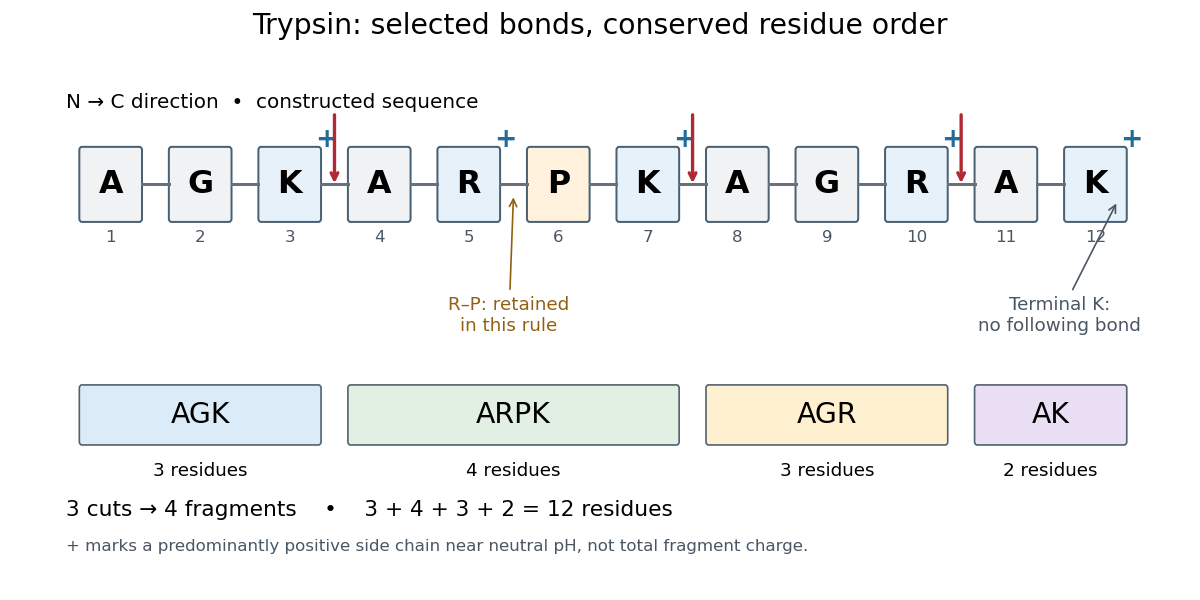

This figure's Python source:
"""Draw an original sequence example under a simplified trypsin cleavage rule."""

from pathlib import Path

import matplotlib.pyplot as plt
from matplotlib.patches import FancyBboxPatch


def main():
    sequence = "AGKARPKAGRAK"
    cuts = [i + 1 for i, aa in enumerate(sequence[:-1])
            if aa in "KR" and sequence[i + 1] != "P"]
    edges = [0, *cuts, len(sequence)]
    fragments = [sequence[a:b] for a, b in zip(edges, edges[1:])]
    assert cuts == [3, 7, 10]
    assert fragments == ["AGK", "ARPK", "AGR", "AK"]

    fig, ax = plt.subplots(figsize=(10, 5), dpi=120, facecolor="white")
    fig.subplots_adjust(left=0.04, right=0.98, bottom=0.06, top=0.90)
    ax.set(xlim=(-0.7, 11.9), ylim=(-2.6, 2.1))
    ax.axis("off")
    fig.suptitle("Trypsin: selected bonds, conserved residue order", fontsize=17)
    ax.text(-0.5, 1.65, "N → C direction  •  constructed sequence", fontsize=12)

    for i, aa in enumerate(sequence):
        basic = aa in "KR"
        color = "#e6f1fa" if basic else "#fff1dc" if aa == "P" else "#f0f2f4"
        ax.add_patch(FancyBboxPatch((i - 0.32, 0.62), 0.64, 0.64,
                                   boxstyle="round,pad=0.03", facecolor=color,
                                   edgecolor="#496173", linewidth=1.2))
        ax.text(i, 0.94, aa, fontsize=19, ha="center", va="center", weight="bold")
        ax.text(i, 0.40, str(i + 1), fontsize=10, ha="center", color="#495664")
        if basic:
            ax.text(i + 0.28, 1.29, "+", fontsize=16, color="#236c9a", weight="bold")
        if i < len(sequence) - 1:
            ax.plot([i + 0.35, i + 0.65], [0.94, 0.94], color="#66717b", lw=1.8)

    for cut in cuts:
        x = cut - 0.5
        ax.annotate("", xy=(x, 0.92), xytext=(x, 1.62),
                    arrowprops={"arrowstyle": "->", "color": "#b22936", "lw": 2})
    ax.annotate("R–P: retained\nin this rule", xy=(4.5, 0.85), xytext=(4.45, -0.10),
                ha="center", va="top", fontsize=11, color="#936011",
                arrowprops={"arrowstyle": "->", "color": "#936011"})
    ax.annotate("Terminal K:\nno following bond", xy=(11.25, 0.79), xytext=(10.6, -0.10),
                ha="center", va="top", fontsize=11, color="#495664",
                arrowprops={"arrowstyle": "->", "color": "#495664"})

    colors = ["#dcebf8", "#e2f0e3", "#fff0cf", "#eadff4"]
    for a, b, fragment, color in zip(edges, edges[1:], fragments, colors):
        ax.add_patch(FancyBboxPatch((a - 0.32, -1.46), b - a - 0.36, 0.50,
                                   boxstyle="round,pad=0.03", facecolor=color,
                                   edgecolor="#52626e"))
        ax.text((a + b - 1) / 2, -1.21, fragment, fontsize=17, ha="center", va="center")
        ax.text((a + b - 1) / 2, -1.78, f"{len(fragment)} residues", fontsize=11, ha="center")

    ax.text(-0.5, -2.15, "3 cuts → 4 fragments    •    3 + 4 + 3 + 2 = 12 residues", fontsize=13)
    ax.text(-0.5, -2.48, "+ marks a predominantly positive side chain near neutral pH, not total fragment charge.",
            fontsize=10, color="#495664")
    fig.savefig(Path.cwd() / (Path(__file__).stem + ".png"), facecolor="white")
    plt.close(fig)


if __name__ == "__main__":
    main()
